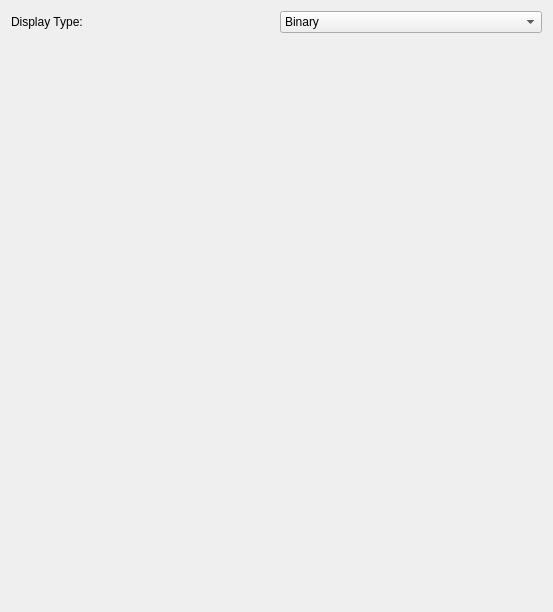
<?xml version="1.0" encoding="UTF-8"?>
<ui version="4.0">
 <class>Kites::RegisterContainer</class>
 <widget class="QWidget" name="Kites::RegisterContainer">
  <property name="geometry">
   <rect>
    <x>0</x>
    <y>0</y>
    <width>553</width>
    <height>612</height>
   </rect>
  </property>
  <property name="windowTitle">
   <string>Form</string>
  </property>
  <layout class="QGridLayout" name="gridLayout">
   <item row="0" column="0">
    <widget class="QLabel" name="label">
     <property name="text">
      <string>Display Type:</string>
     </property>
    </widget>
   </item>
   <item row="0" column="1">
    <widget class="QComboBox" name="displayType">
     <item>
      <property name="text">
       <string>Binary</string>
      </property>
     </item>
     <item>
      <property name="text">
       <string>Hexadecimal</string>
      </property>
     </item>
     <item>
      <property name="text">
       <string>Decimal/Float</string>
      </property>
     </item>
    </widget>
   </item>
   <item row="1" column="0" colspan="2">
    <widget class="QWidget" name="sectionsContainer"/>
   </item>
  </layout>
 </widget>
 <resources/>
 <connections/>
</ui>
